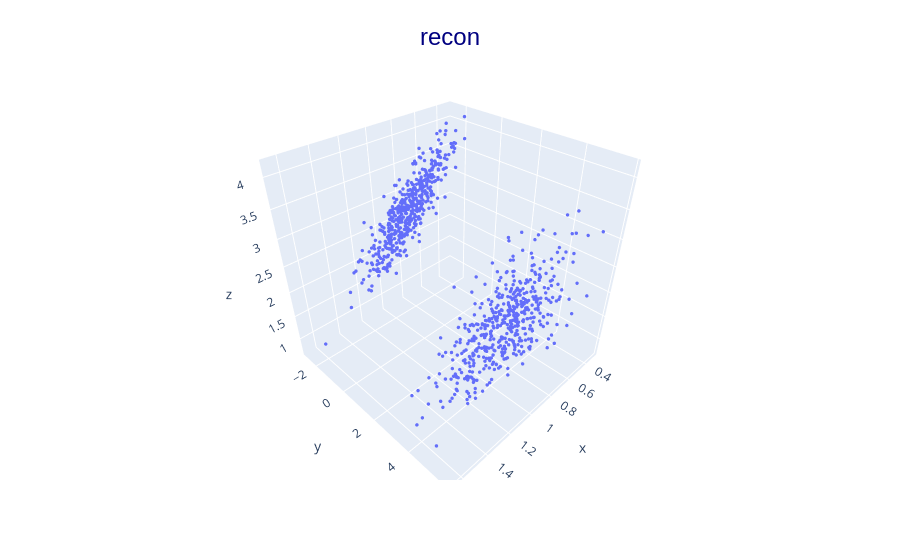
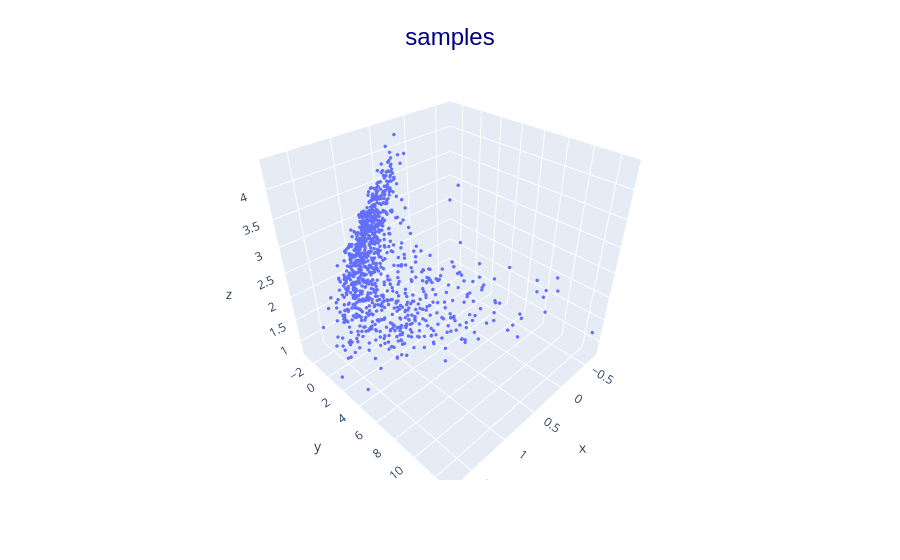

Notebook code for these charts, in order:
### Code cell
plot_vae(base_vae, sub_key)

### Figure 1 — Plotly figure (JSON) as saved in the notebook; plotly's stock layout.template omitted (floating-point values rounded to 4 significant figures; data arrays with more than 128 entries replaced by an {"elided": "..."} marker saying what was removed)
{"data": [{"hovertemplate": "x=%{x}<br>y=%{y}<br>z=%{z}<extra></extra>", "legendgroup": "", "marker": {"color": "#636efa", "size": 2, "symbol": "circle"}, "mode": "markers", "name": "", "scene": "scene", "showlegend": false, "type": "scatter3d", "x": {"elided": "1000 float values"}, "y": {"elided": "1000 float values"}, "z": {"elided": "1000 float values"}}], "layout": {"legend": {"tracegroupgap": 0}, "margin": {"t": 60}, "scene": {"domain": {"x": [0, 1], "y": [0, 1]}, "xaxis": {"title": {"text": "x"}}, "yaxis": {"title": {"text": "y"}}, "zaxis": {"title": {"text": "z"}}}, "title": {"font": {"color": "navy", "family": "Arial", "size": 24}, "text": "recon", "x": 0.5, "y": 0.95}}}

### Figure 2 — Plotly figure (JSON) as saved in the notebook; plotly's stock layout.template omitted (floating-point values rounded to 4 significant figures; data arrays with more than 128 entries replaced by an {"elided": "..."} marker saying what was removed)
{"data": [{"hovertemplate": "x=%{x}<br>y=%{y}<br>z=%{z}<extra></extra>", "legendgroup": "", "marker": {"color": "#636efa", "size": 2, "symbol": "circle"}, "mode": "markers", "name": "", "scene": "scene", "showlegend": false, "type": "scatter3d", "x": {"elided": "1000 float values"}, "y": {"elided": "1000 float values"}, "z": {"elided": "1000 float values"}}], "layout": {"legend": {"tracegroupgap": 0}, "margin": {"t": 60}, "scene": {"domain": {"x": [0, 1], "y": [0, 1]}, "xaxis": {"title": {"text": "x"}}, "yaxis": {"title": {"text": "y"}}, "zaxis": {"title": {"text": "z"}}}, "title": {"font": {"color": "navy", "family": "Arial", "size": 24}, "text": "samples", "x": 0.5, "y": 0.95}}}
